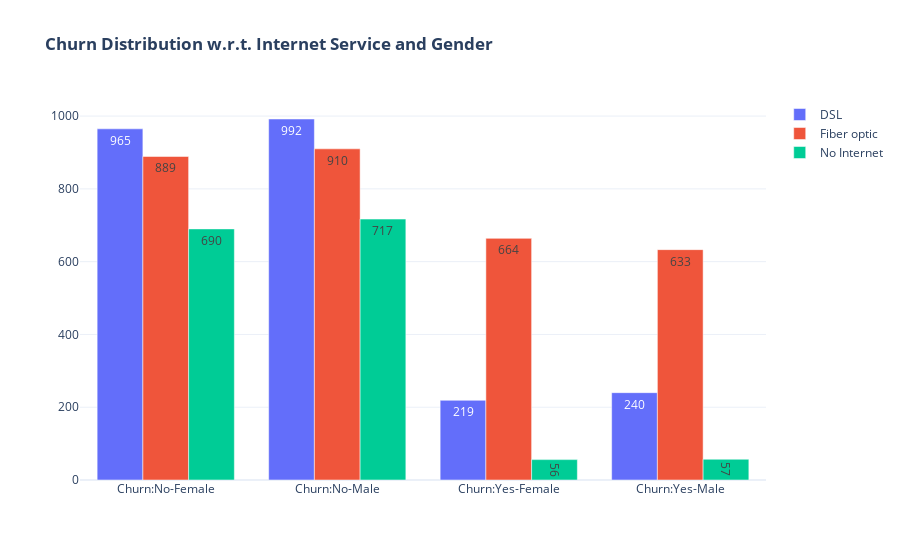

This figure's notebook cell:
### Code cell
fig = go.Figure()

# Define categories
churn_labels = ['Churn:No', 'Churn:Yes']
genders = ['Female', 'Male']

# Data: [ [DSL_F, DSL_M], [Fiber_F, Fiber_M], [NoInternet_F, NoInternet_M] ] per churn group
data = {
    'DSL': {
        'Churn:No': [965, 992],
        'Churn:Yes': [219, 240]
    },
    'Fiber optic': {
        'Churn:No': [889, 910],
        'Churn:Yes': [664, 633]
    },
    'No Internet': {
        'Churn:No': [690, 717],
        'Churn:Yes': [56, 57]
    }
}

# Build x-axis labels: "Churn:No-Female", "Churn:No-Male".
x_labels = [f"{churn}-{gender}" for churn in churn_labels for gender in genders]

# Add a trace for each InternetService (stacked)
for service, churn_data in data.items():
    y_values = []
    for churn in churn_labels:
        y_values.extend(churn_data[churn])  # [F, M] for this churn group
    fig.add_trace(go.Bar(
        x=x_labels,
        y=y_values,
        name=service,
        text=y_values,
        textposition='auto'
    ))

fig.update_layout(title_text="<b>Churn Distribution w.r.t. Internet Service and Gender</b>")

fig.show()

### Figure 1 — Plotly figure (JSON) as saved in the notebook; plotly's stock layout.template omitted (floating-point values rounded to 4 significant figures)
{"data": [{"name": "DSL", "text": ["965", "992", "219", "240"], "textposition": "auto", "x": ["Churn:No-Female", "Churn:No-Male", "Churn:Yes-Female", "Churn:Yes-Male"], "y": [965, 992, 219, 240], "type": "bar"}, {"name": "Fiber optic", "text": ["889", "910", "664", "633"], "textposition": "auto", "x": ["Churn:No-Female", "Churn:No-Male", "Churn:Yes-Female", "Churn:Yes-Male"], "y": [889, 910, 664, 633], "type": "bar"}, {"name": "No Internet", "text": ["690", "717", "56", "57"], "textposition": "auto", "x": ["Churn:No-Female", "Churn:No-Male", "Churn:Yes-Female", "Churn:Yes-Male"], "y": [690, 717, 56, 57], "type": "bar"}], "layout": {"title": {"text": "<b>Churn Distribution w.r.t. Internet Service and Gender</b>"}}}
